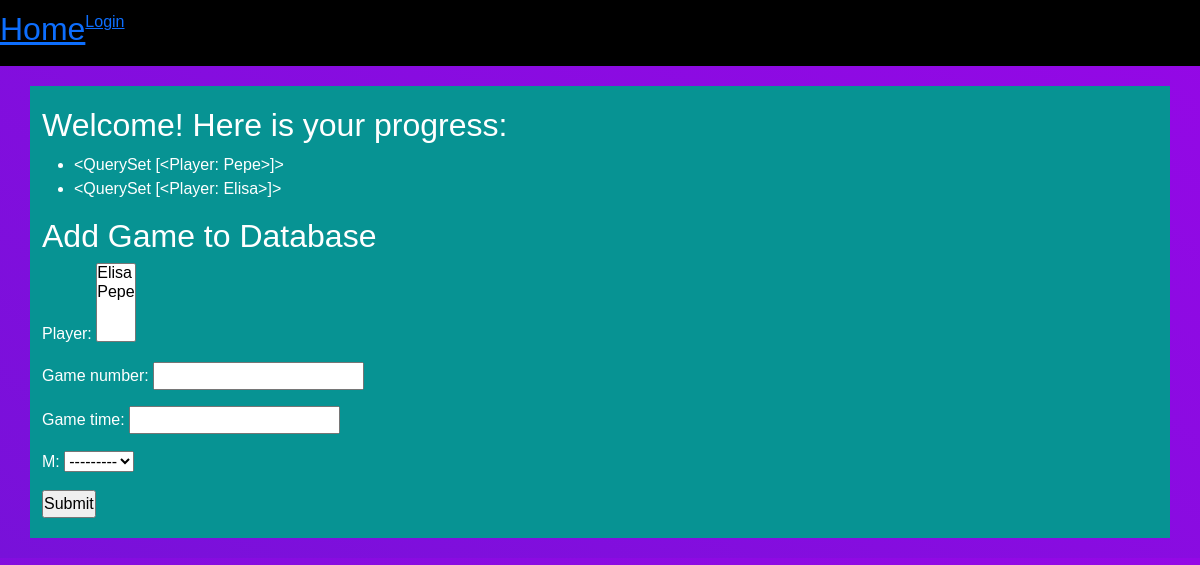
The app's page /personal_data with its own data.
### myapp/models.py (models this page shows, shortened)
class Game(models.Model):
    player = models.ManyToManyField(Player, blank=True)
    number = models.CharField('Game number', max_length=20)
    game_time = models.CharField(max_length=20)
    m = models.ForeignKey(Month, blank=True, null=True, on_delete=models.CASCADE)

class Player(models.Model):
    name = models.CharField('Player name', max_length=20)
    email_address = models.EmailField('Email')
    def __str__(self):
        return self.name

### myapp/views.py (the view)
# urls.py: path('personal_data', views.personal_data, name='personal_data'),
def personal_data(request):
     all_games = Game.objects.all()
     form = GameForm
     return render(request, 'registration/user_data.html', {'all_games': all_games, 'form': form})

### myapp/models.py (called while the page is built)
    def __str__(self):
        return self.month_played

### templates/registration/user_data.html (shortened to what this page needs)
{% extends "base.html" %}
{% block content %}
    <h2>Welcome! Here is your progress: </h2>
    <ul>
{% for game in all_games %}
    <li>{{ game.player.all }}</li>
{% endfor %}
</ul>
<h2>Add Game to Database</h2>
<form action="" method=POST>
    {{ form.as_p }}
<input type="submit" value="Submit" class="button">
</form>
{% endblock %}

### static/styles.css (style rules this page uses)
* { margin: 0; padding: 0; font-family: sans-serif; }
body { background: linear-gradient(35deg, rgb(120, 17, 217), rgb(149, 8, 230)); display: flex; align-items: center; justify-content: center; flex-wrap: wrap; }

### records on screen
Game: player.all "<QuerySet [<Player: Pepe>]>"
Game: player.all "<QuerySet [<Player: Elisa>]>"
